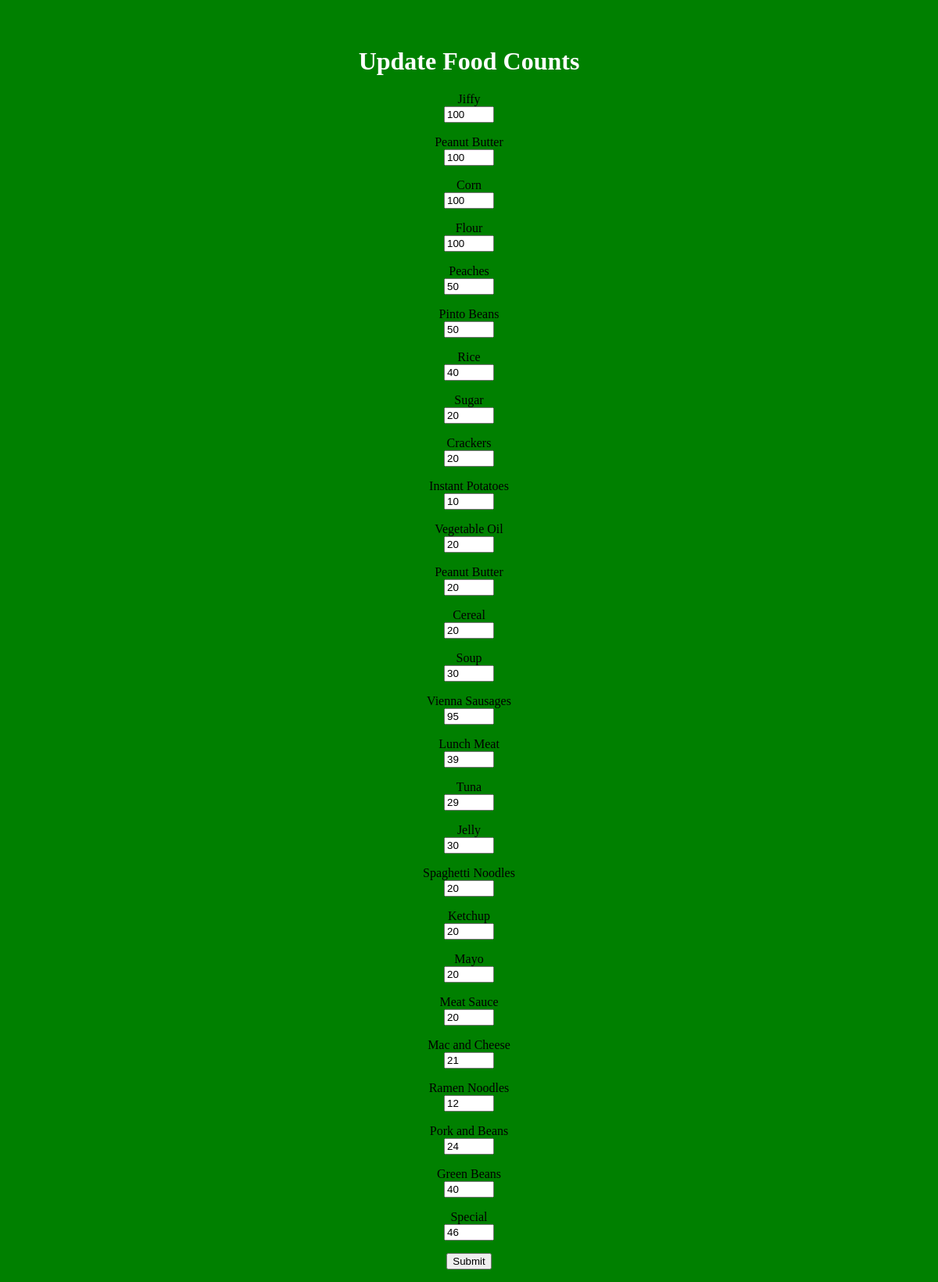
The page /addfood.php on the database its author committed.
### tables this page shows
CREATE TABLE `items` (
  `itemid` int(11) NOT NULL AUTO_INCREMENT,
  `description` varchar(50) NOT NULL,
  `qty` int(11) NOT NULL,
  `margin` int(11) NOT NULL,
  PRIMARY KEY (`itemid`)
);

### addfood.php (the view, shortened to what this page needs)
<?php
$mysqli = Database::dbConnect();
$mysqli -> setAttribute(PDO::ATTR_ERRMODE, PDO::ERRMODE_EXCEPTION);
$query = "select * from items";
$stmt = $mysqli -> prepare($query);
$stmt -> execute([]);
?>
<link rel="stylesheet" href="home2.css">
<center><h1 style="color:white;"> Update Food Counts</h1></center>
<form action="addfood.php" method = "post">
<?php
if($stmt){
 while($row = $stmt -> fetch(PDO::FETCH_ASSOC)){
  $description = $row['description'];
  $quantity = $row['qty'];
  $id = $row['itemid'];
   echo '<center><p>'.$description.'<br/><input type="number" min = "0" max = "200" id="quantity" name="'.$id.'" value = "'.$quantity.'" required></center>';
 }
}
echo '<center><input type = "submit" name ="submit" value = "Submit"></center>';
?>
</form>

### rows shown on the page
items: description "Jiffy", qty "100"
items: description "Peanut Butter", qty "100"
items: description "Corn", qty "100"
items: description "Flour", qty "100"
items: description "Peaches", qty "50"
items: description "Pinto Beans", qty "50"
items: description "Rice", qty "40"
items: description "Sugar", qty "20"
items: description "Crackers", qty "20"
items: description "Instant Potatoes", itemid+qty "10"
items: description "Vegetable Oil", qty "20"
items: description "Peanut Butter", qty "20"
items: description "Cereal", qty "20"
items: description "Soup", qty "30"
items: description "Vienna Sausages", qty "95"
items: description "Lunch Meat", qty "39"
items: description "Tuna", qty "29"
items: description "Jelly", qty "30"
items: description "Spaghetti Noodles", qty "20"
items: description "Ketchup", itemid+qty "20"
items: description "Mayo", qty "20"
items: description "Meat Sauce", qty "20"
items: description "Mac and Cheese", qty "21"
items: description "Ramen Noodles", qty "12"
items: description "Pork and Beans", qty "24"
items: description "Green Beans", qty "40"
items: description "Special", qty "46"
